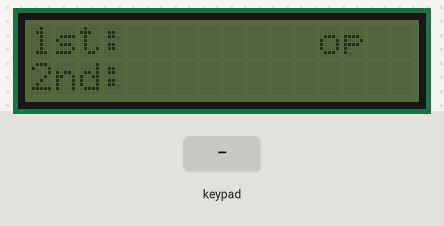
The sketch below on a simulated Arduino Uno, built with avr-gcc and run on an emulated ATmega328P. Shown: 16×2 character LCD. Inputs (shaded band) come from the test bench.

Above: at 6.2 s.
6.3 s: keypad keys 7 + 5 = pressed 0.4 s apart
At 8.9 s:
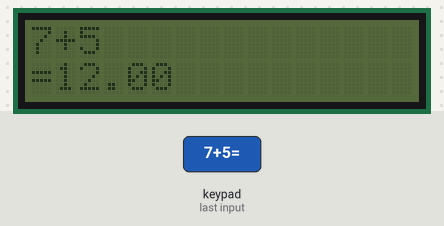
9.4 s: key '/' pressed
10.9 s: key '=' pressed
At 11.3 s:
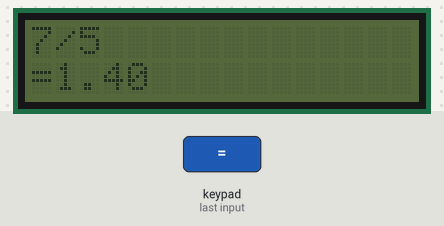
12.4 s: keypad keys 6 * 7 = pressed 0.4 s apart
At 14.8 s:
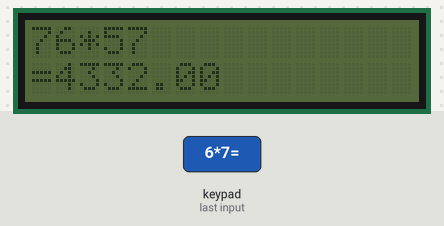
15.5 s: key '*' pressed
At 16.7 s:
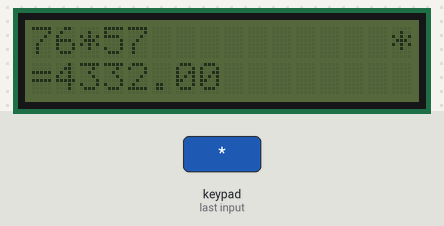
17.0 s: key 'C' pressed
At 17.4 s:
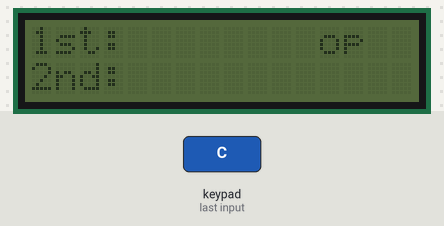
Timing chart, 0 to 19.5 s (numbered marks = the images above; inputs shaded):
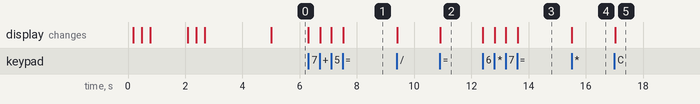

The sketch:

Calculator.ino
```cpp
#include<Keypad.h>
#include<LiquidCrystal_I2C.h>
#include<Wire.h>

const byte ROWS = 4;
const byte COLS = 4;
char keys[ROWS][COLS] = {
  {'7', '8', '9', '/'},
  {'4', '5', '6', '*'},
  {'1', '2', '3', '-'},
  {'C', '0', '=', '+'}
};

byte rowPins[ROWS] = {9, 8, 7, 6};
byte colPins[COLS] = {5, 4, 3, 2};

// Created instances
Keypad myKeypad = Keypad(makeKeymap(keys), rowPins, colPins, ROWS, COLS);
LiquidCrystal_I2C lcd(0x27, 16, 2);

boolean firstNumState = true;
String firstNum = "";
String secondNum = "";
float result = 0.0;
char operatr = ' ';

void setup() {
  lcd.init();
  lcd.setCursor(0, 0);
  lcd.print("Arduino Calculator");
  delay(100);
  scrollDisplay();
  clr();
}

void loop() {
  char newKey = myKeypad.getKey();
  if (newKey != NO_KEY && (newKey == '1' || newKey == '2' || newKey == '3' || newKey == '4' || newKey == '5' || newKey == '6' || newKey == '7' || newKey == '8' || newKey == '9' || newKey == '0')) {

    if (firstNumState == true) {
      firstNum = firstNum + newKey;

      lcd.print(newKey);
    }
    else {
      secondNum = secondNum + newKey;

      lcd.print(newKey);
    }
  }
  if (newKey != NO_KEY && (newKey == '+' || newKey == '-' || newKey == '*' || newKey == '/')) {
    if (firstNumState == true) {
      operatr = newKey;
      firstNumState = false;
      lcd.setCursor(15, 0);
      lcd.print(operatr);
      lcd.setCursor(5, 1);
    }
  }

  if (newKey != NO_KEY && newKey == '=') {
    if (operatr == '+') {
      result = firstNum.toFloat() + secondNum.toFloat();
    }

    if (operatr == '-') {
      result = firstNum.toFloat() - secondNum.toFloat();
    }

    if (operatr == '*') {
      result = firstNum.toFloat() * secondNum.toFloat();
    }

    if (operatr == '/') {
      result = firstNum.toFloat() / secondNum.toFloat();
    }
    lcd.clear();
    lcd.setCursor(0, 0);
    lcd.print(firstNum);
    lcd.print(operatr);
    lcd.print(secondNum);
    lcd.setCursor(0, 1);
    lcd.print("=");
    lcd.print(result);
    firstNumState = true;
  }

  if (newKey != NO_KEY && newKey == 'C') {
    clr();
  }
}

void scrollDisplay() {
  // scroll 13 positions (string length) to the left
  // to move it offscreen left:
  for (int positionCounter = 0; positionCounter < 3; positionCounter++) {
    // scroll one position left:
    lcd.scrollDisplayLeft();
    // wait a bit:
    delay(300);
  }
  delay(1000);

  // scroll 29 positions (string length + display length) to the right
  // to move it offscreen right:
  for (int positionCounter = 0; positionCounter < 3; positionCounter++) {
    // scroll one position right:
    lcd.scrollDisplayRight();
    // wait a bit:
    delay(300);
  }
  delay(2000);
}

void clr() {
  lcd.clear();
  lcd.setCursor(0, 0);
  lcd.print("1st: ");
  lcd.setCursor(12, 0);
  lcd.print("op ");
  lcd.setCursor(0, 1);
  lcd.print("2nd: ");
  lcd.setCursor(5, 0);
  firstNum = "";
  secondNum = "";
  result = 0;
  operatr = ' ';
}
```

Measured:
- after the input at 6.3 s, the display: first changes at once (image 1 shows a later state)
- after the input at 10.9 s, the display: changes at once (image 2)
- after the input at 12.4 s, the display: first changes at once (image 3 shows a later state)
- after the input at 15.5 s, the display: changes at once (image 4)
- after the input at 17.0 s, the display: changes at once (image 5)
